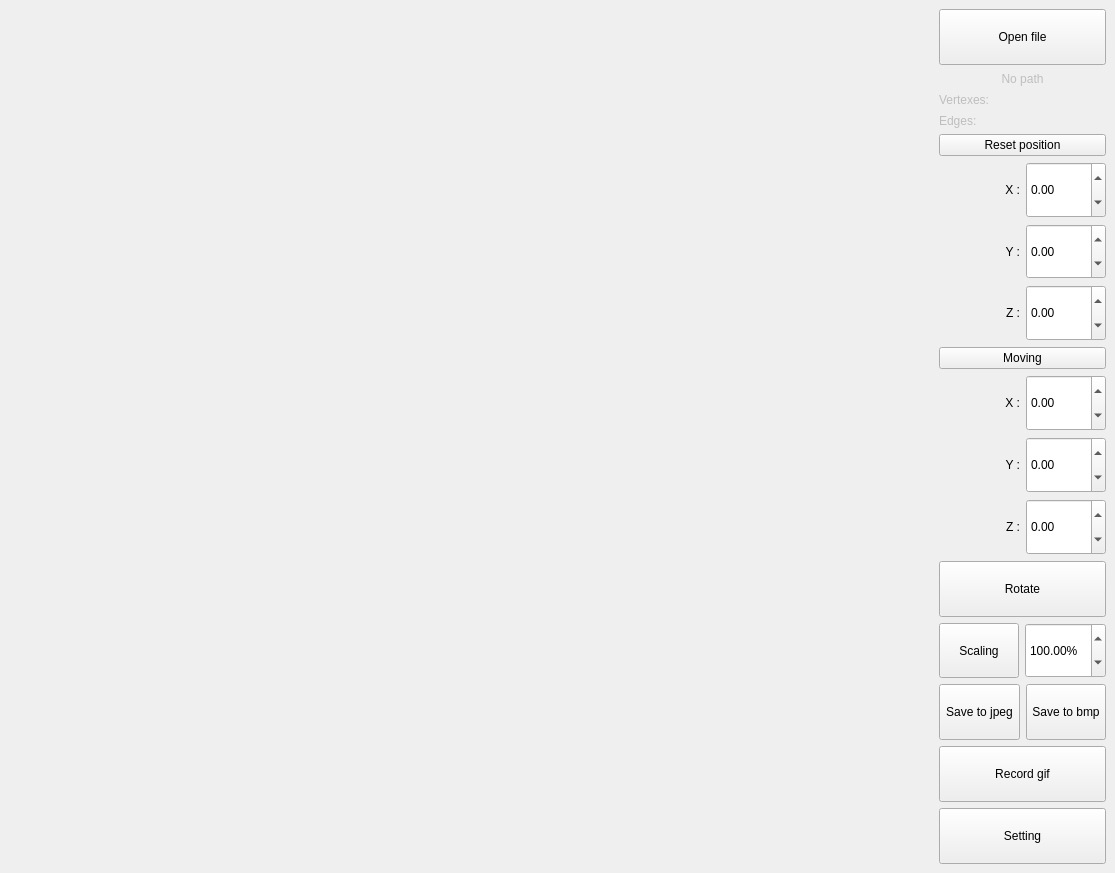
<?xml version="1.0" encoding="UTF-8"?>
<ui version="4.0">
 <class>Controller</class>
 <widget class="QMainWindow" name="Controller">
  <property name="geometry">
   <rect>
    <x>0</x>
    <y>0</y>
    <width>1115</width>
    <height>873</height>
   </rect>
  </property>
  <property name="windowTitle">
   <string>3D-Viewer</string>
  </property>
  <property name="windowIcon">
   <iconset resource="../icon/icons.qrc">
    <normaloff>:/3Dviewer.icns</normaloff>:/3Dviewer.icns</iconset>
  </property>
  <widget class="QWidget" name="centralwidget">
   <layout class="QVBoxLayout" name="verticalLayout_2">
    <item>
     <layout class="QGridLayout" name="gridLayout">
      <item row="0" column="2">
       <layout class="QVBoxLayout" name="verticalLayout">
        <property name="sizeConstraint">
         <enum>QLayout::SetDefaultConstraint</enum>
        </property>
        <property name="leftMargin">
         <number>0</number>
        </property>
        <item>
         <widget class="QPushButton" name="button_open_path">
          <property name="sizePolicy">
           <sizepolicy hsizetype="Minimum" vsizetype="Minimum">
            <horstretch>0</horstretch>
            <verstretch>0</verstretch>
           </sizepolicy>
          </property>
          <property name="text">
           <string>Open file</string>
          </property>
         </widget>
        </item>
        <item>
         <widget class="QLabel" name="label_path">
          <property name="enabled">
           <bool>false</bool>
          </property>
          <property name="maximumSize">
           <size>
            <width>16777215</width>
            <height>15</height>
           </size>
          </property>
          <property name="text">
           <string>No path</string>
          </property>
          <property name="alignment">
           <set>Qt::AlignCenter</set>
          </property>
         </widget>
        </item>
        <item>
         <widget class="QLabel" name="label_vertexes">
          <property name="enabled">
           <bool>false</bool>
          </property>
          <property name="maximumSize">
           <size>
            <width>16777215</width>
            <height>15</height>
           </size>
          </property>
          <property name="text">
           <string>Vertexes: </string>
          </property>
         </widget>
        </item>
        <item>
         <widget class="QLabel" name="label_edges">
          <property name="enabled">
           <bool>false</bool>
          </property>
          <property name="maximumSize">
           <size>
            <width>16777215</width>
            <height>15</height>
           </size>
          </property>
          <property name="text">
           <string>Edges:</string>
          </property>
         </widget>
        </item>
        <item>
         <widget class="QPushButton" name="button_reset_position">
          <property name="text">
           <string>Reset position</string>
          </property>
         </widget>
        </item>
        <item>
         <layout class="QHBoxLayout" name="horizontalLayout_2">
          <item>
           <widget class="QLabel" name="label_translate_x">
            <property name="maximumSize">
             <size>
              <width>123123</width>
              <height>16777215</height>
             </size>
            </property>
            <property name="text">
             <string>X :</string>
            </property>
            <property name="alignment">
             <set>Qt::AlignRight|Qt::AlignTrailing|Qt::AlignVCenter</set>
            </property>
           </widget>
          </item>
          <item>
           <widget class="QDoubleSpinBox" name="moving_x">
            <property name="sizePolicy">
             <sizepolicy hsizetype="Minimum" vsizetype="Minimum">
              <horstretch>0</horstretch>
              <verstretch>0</verstretch>
             </sizepolicy>
            </property>
            <property name="minimum">
             <double>-2.000000000000000</double>
            </property>
            <property name="maximum">
             <double>2.000000000000000</double>
            </property>
            <property name="singleStep">
             <double>0.100000000000000</double>
            </property>
           </widget>
          </item>
         </layout>
        </item>
        <item>
         <layout class="QHBoxLayout" name="horizontalLayout_3">
          <item>
           <widget class="QLabel" name="label_translate_y">
            <property name="text">
             <string>Y :</string>
            </property>
            <property name="alignment">
             <set>Qt::AlignRight|Qt::AlignTrailing|Qt::AlignVCenter</set>
            </property>
           </widget>
          </item>
          <item>
           <widget class="QDoubleSpinBox" name="moving_y">
            <property name="sizePolicy">
             <sizepolicy hsizetype="Minimum" vsizetype="Minimum">
              <horstretch>0</horstretch>
              <verstretch>0</verstretch>
             </sizepolicy>
            </property>
            <property name="minimum">
             <double>-2.000000000000000</double>
            </property>
            <property name="maximum">
             <double>2.000000000000000</double>
            </property>
            <property name="singleStep">
             <double>0.100000000000000</double>
            </property>
           </widget>
          </item>
         </layout>
        </item>
        <item>
         <layout class="QHBoxLayout" name="horizontalLayout_4">
          <item>
           <widget class="QLabel" name="label_translate_z">
            <property name="text">
             <string>Z :</string>
            </property>
            <property name="alignment">
             <set>Qt::AlignRight|Qt::AlignTrailing|Qt::AlignVCenter</set>
            </property>
           </widget>
          </item>
          <item>
           <widget class="QDoubleSpinBox" name="moving_z">
            <property name="sizePolicy">
             <sizepolicy hsizetype="Minimum" vsizetype="Minimum">
              <horstretch>0</horstretch>
              <verstretch>0</verstretch>
             </sizepolicy>
            </property>
            <property name="minimum">
             <double>-2.000000000000000</double>
            </property>
            <property name="maximum">
             <double>2.000000000000000</double>
            </property>
            <property name="singleStep">
             <double>0.100000000000000</double>
            </property>
           </widget>
          </item>
         </layout>
        </item>
        <item>
         <widget class="QPushButton" name="button_moving">
          <property name="text">
           <string>Moving</string>
          </property>
         </widget>
        </item>
        <item>
         <layout class="QHBoxLayout" name="horizontalLayout_5">
          <item>
           <widget class="QLabel" name="label_rotate_x">
            <property name="text">
             <string>X :</string>
            </property>
            <property name="alignment">
             <set>Qt::AlignRight|Qt::AlignTrailing|Qt::AlignVCenter</set>
            </property>
           </widget>
          </item>
          <item>
           <widget class="QDoubleSpinBox" name="rotate_x">
            <property name="sizePolicy">
             <sizepolicy hsizetype="Minimum" vsizetype="Minimum">
              <horstretch>0</horstretch>
              <verstretch>0</verstretch>
             </sizepolicy>
            </property>
            <property name="minimum">
             <double>-100.000000000000000</double>
            </property>
            <property name="maximum">
             <double>100.000000000000000</double>
            </property>
            <property name="singleStep">
             <double>0.100000000000000</double>
            </property>
           </widget>
          </item>
         </layout>
        </item>
        <item>
         <layout class="QHBoxLayout" name="horizontalLayout_6">
          <item>
           <widget class="QLabel" name="label_rotate_y">
            <property name="text">
             <string>Y :</string>
            </property>
            <property name="alignment">
             <set>Qt::AlignRight|Qt::AlignTrailing|Qt::AlignVCenter</set>
            </property>
           </widget>
          </item>
          <item>
           <widget class="QDoubleSpinBox" name="rotate_y">
            <property name="sizePolicy">
             <sizepolicy hsizetype="Minimum" vsizetype="Minimum">
              <horstretch>0</horstretch>
              <verstretch>0</verstretch>
             </sizepolicy>
            </property>
            <property name="minimum">
             <double>-100.000000000000000</double>
            </property>
            <property name="maximum">
             <double>100.000000000000000</double>
            </property>
            <property name="singleStep">
             <double>0.100000000000000</double>
            </property>
           </widget>
          </item>
         </layout>
        </item>
        <item>
         <layout class="QHBoxLayout" name="horizontalLayout_7">
          <item>
           <widget class="QLabel" name="label_rotate_z">
            <property name="text">
             <string>Z :</string>
            </property>
            <property name="alignment">
             <set>Qt::AlignRight|Qt::AlignTrailing|Qt::AlignVCenter</set>
            </property>
           </widget>
          </item>
          <item>
           <widget class="QDoubleSpinBox" name="rotate_z">
            <property name="sizePolicy">
             <sizepolicy hsizetype="Minimum" vsizetype="Minimum">
              <horstretch>0</horstretch>
              <verstretch>0</verstretch>
             </sizepolicy>
            </property>
            <property name="minimum">
             <double>-100.000000000000000</double>
            </property>
            <property name="maximum">
             <double>100.000000000000000</double>
            </property>
            <property name="singleStep">
             <double>0.100000000000000</double>
            </property>
           </widget>
          </item>
         </layout>
        </item>
        <item>
         <widget class="QPushButton" name="button_rotate">
          <property name="sizePolicy">
           <sizepolicy hsizetype="Minimum" vsizetype="Minimum">
            <horstretch>0</horstretch>
            <verstretch>0</verstretch>
           </sizepolicy>
          </property>
          <property name="text">
           <string>Rotate</string>
          </property>
         </widget>
        </item>
        <item>
         <layout class="QHBoxLayout" name="horizontalLayout_8">
          <item>
           <widget class="QPushButton" name="button_scaling">
            <property name="sizePolicy">
             <sizepolicy hsizetype="Minimum" vsizetype="Minimum">
              <horstretch>0</horstretch>
              <verstretch>0</verstretch>
             </sizepolicy>
            </property>
            <property name="text">
             <string>Scaling</string>
            </property>
           </widget>
          </item>
          <item>
           <widget class="QDoubleSpinBox" name="scaling">
            <property name="sizePolicy">
             <sizepolicy hsizetype="Minimum" vsizetype="Minimum">
              <horstretch>0</horstretch>
              <verstretch>0</verstretch>
             </sizepolicy>
            </property>
            <property name="suffix">
             <string>%</string>
            </property>
            <property name="minimum">
             <double>0.010000000000000</double>
            </property>
            <property name="maximum">
             <double>1000.000000000000000</double>
            </property>
            <property name="value">
             <double>100.000000000000000</double>
            </property>
           </widget>
          </item>
         </layout>
        </item>
        <item>
         <layout class="QHBoxLayout" name="horizontalLayout_9">
          <item>
           <widget class="QPushButton" name="button_jpeg">
            <property name="sizePolicy">
             <sizepolicy hsizetype="Minimum" vsizetype="Minimum">
              <horstretch>0</horstretch>
              <verstretch>0</verstretch>
             </sizepolicy>
            </property>
            <property name="minimumSize">
             <size>
              <width>0</width>
              <height>0</height>
             </size>
            </property>
            <property name="maximumSize">
             <size>
              <width>16777215</width>
              <height>16777215</height>
             </size>
            </property>
            <property name="text">
             <string>Save to jpeg</string>
            </property>
           </widget>
          </item>
          <item>
           <widget class="QPushButton" name="button_bmp">
            <property name="sizePolicy">
             <sizepolicy hsizetype="Minimum" vsizetype="Minimum">
              <horstretch>0</horstretch>
              <verstretch>0</verstretch>
             </sizepolicy>
            </property>
            <property name="minimumSize">
             <size>
              <width>0</width>
              <height>0</height>
             </size>
            </property>
            <property name="text">
             <string>Save to bmp</string>
            </property>
           </widget>
          </item>
         </layout>
        </item>
        <item>
         <widget class="QPushButton" name="button_gif">
          <property name="sizePolicy">
           <sizepolicy hsizetype="Minimum" vsizetype="Minimum">
            <horstretch>0</horstretch>
            <verstretch>0</verstretch>
           </sizepolicy>
          </property>
          <property name="text">
           <string>Record gif</string>
          </property>
         </widget>
        </item>
        <item>
         <widget class="QPushButton" name="button_setting">
          <property name="sizePolicy">
           <sizepolicy hsizetype="Minimum" vsizetype="Minimum">
            <horstretch>0</horstretch>
            <verstretch>0</verstretch>
           </sizepolicy>
          </property>
          <property name="text">
           <string>Setting</string>
          </property>
         </widget>
        </item>
       </layout>
      </item>
      <item row="0" column="0">
       <widget class="QOpenGLWidgetOverride" name="widget" native="true">
        <property name="sizePolicy">
         <sizepolicy hsizetype="Expanding" vsizetype="Expanding">
          <horstretch>0</horstretch>
          <verstretch>0</verstretch>
         </sizepolicy>
        </property>
       </widget>
      </item>
     </layout>
    </item>
   </layout>
  </widget>
  <action name="actionClose">
   <property name="text">
    <string>Close</string>
   </property>
  </action>
 </widget>
 <customwidgets>
  <customwidget>
   <class>QOpenGLWidgetOverride</class>
   <extends>QWidget</extends>
   <header>view/OpenGLWidget/gl_override.h</header>
   <container>1</container>
  </customwidget>
 </customwidgets>
 <resources>
  <include location="../icon/icons.qrc"/>
 </resources>
 <connections/>
</ui>
